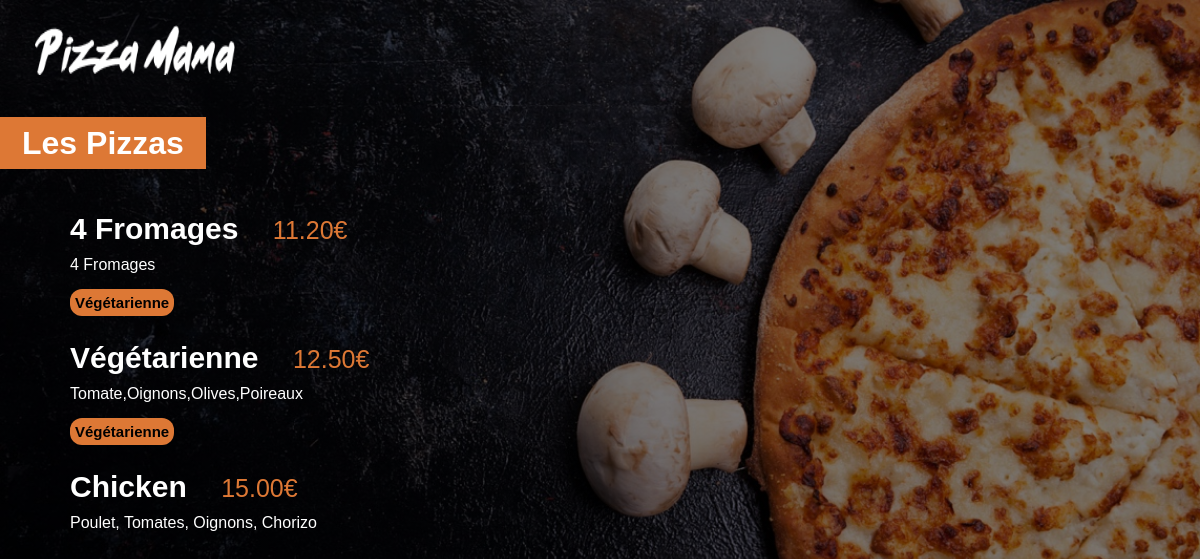
The app's page /menu/ with its own data.
### menu/models.py (models this page shows, shortened)
class Pizza(models.Model) :
  Nom = models.CharField(max_length=100)
  Price = models.FloatField(default=0)
  Ingredients = models.CharField(max_length=400)
  Vegetarian = models.BooleanField(default=False)

### menu/views.py (the view)
def index(request):
  Pizzas = Pizza.objects.all().order_by("Price")
  return render(request, "menu/index.html", {"Pizzas": Pizzas})

### menu/templates/menu/index.html (shortened to what this page needs)
{% load static %}
<html lang="fr">
  <head>
    <link rel="stylesheet" href="{% static 'menu/style.css' %}" />
  </head>
  <body>
    <main>
      <div class="menu">
        <a href="{% url 'main:index' %}">
          <img
            src="{% static 'img/small_logo.png' %}"
            alt="Logo"
            width="200"
            height="50"
            id="small_logo"
          />
        </a>
      </div>
      <h1>Les Pizzas</h1>
      <ul>
        {% for pizza in Pizzas %}
        <li>
          <span class="item_name">{{ pizza.Nom }}</span>
          <span class="item_price">{{pizza.Price | floatformat:2}}€</span>
          <span class="item_ingredients">{{ pizza.Ingredients }}</span>
          {% if pizza.Vegetarian %}
          <span class="item_badgevege">Végétarienne</span>
          {%endif%}
        </li>
        {% endfor %}
      </ul>
    </main>
  </body>
</html>

### menu/static/menu/style.css (style rules this page uses)
body { background: linear-gradient(0deg, rgba(0, 0, 0, 0.5), rgba(0, 0, 0, 0.5)), url("../img/menu_background.jpg") no-repeat center center fixed; background-size: cover; color: white; margin: 0px; padding: 0px; font-family: Arial, Helvetica, sans-serif; }
.menu { margin-bottom: 50px; }
h1 { background-color: #dd7835; display: inline; padding: 8px 22px; }
#small_logo { margin-left: 35px; margin-top: 25px; }
ul { list-style: none; margin-top: 50px; margin-left: 30px; }
li { margin-top: 30px; }
.item_price { color: #dd7835; font-size: 25px; margin-left: 30px; }
.item_name { font-weight: bold; font-size: 30px; }
.item_ingredients { font-weight: 10; margin-top: 10px; margin-bottom: 20px; display: block; width: 320px; }
.item_badgevege { border-radius: 12px; background-color: #dd7835; font-size: 15px; color: black; padding: 5px; font-weight: bold; }

### records on screen
Pizza: Nom "4 Fromages", Price "11.20", Ingredients "4 Fromages", Vegetarian "Végétarienne"
Pizza: Nom "Végétarienne", Price "12.50", Ingredients "Tomate,Oignons,Olives,Poireaux", Vegetarian "Végétarienne"
Pizza: Nom "Chicken", Price "15.00", Ingredients "Poulet, Tomates, Oignons, Chorizo"
